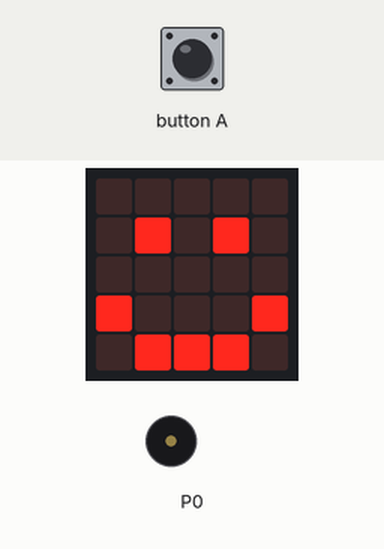
This program was run on a simulated BBC micro:bit (MakeCode). On the bench: the board's 5×5 LED display, buzzer (waves = sounding). The test bench sets the inputs (shaded band).

Above: at 1.8 s.
1.9 s: button A pressed for 0.15 s
At 2.3 s:
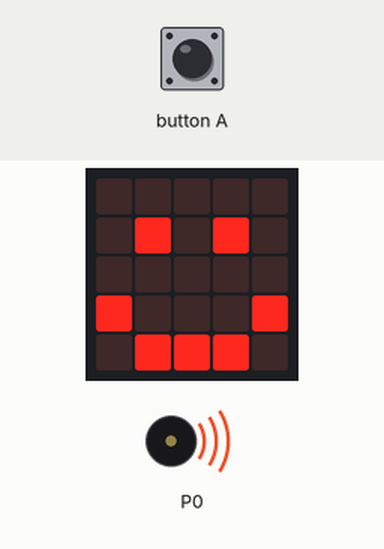
Timing chart, 0 to 8.6 s (numbered marks = the images above; inputs shaded):
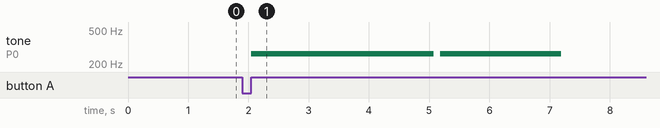

Measured:
- after the input at 1.9 s, tone on P0: silent → 262 Hz after 0.15 s, → silent 3.0 s later, → 262 Hz 0.11 s later, → silent 2.0 s later

The program:

main.ts
```typescript
input.onButtonPressed(Button.A, function () {
    music.play(music.tonePlayable(262, music.beat(BeatFraction.Whole)), music.PlaybackMode.UntilDone)
    music.play(music.tonePlayable(262, music.beat(BeatFraction.Whole)), music.PlaybackMode.UntilDone)
    music.play(music.tonePlayable(262, music.beat(BeatFraction.Whole)), music.PlaybackMode.UntilDone)
    music.play(music.tonePlayable(262, music.beat(BeatFraction.Whole)), music.PlaybackMode.UntilDone)
    music.play(music.tonePlayable(262, music.beat(BeatFraction.Whole)), music.PlaybackMode.UntilDone)
    music.play(music.tonePlayable(262, music.beat(BeatFraction.Whole)), music.PlaybackMode.UntilDone)
    basic.pause(100)
    music.play(music.tonePlayable(262, music.beat(BeatFraction.Whole)), music.PlaybackMode.UntilDone)
    music.play(music.tonePlayable(262, music.beat(BeatFraction.Whole)), music.PlaybackMode.UntilDone)
    music.play(music.tonePlayable(262, music.beat(BeatFraction.Whole)), music.PlaybackMode.UntilDone)
    music.play(music.tonePlayable(262, music.beat(BeatFraction.Whole)), music.PlaybackMode.UntilDone)
})
basic.showIcon(IconNames.Happy)
```

test.ts
```typescript
// testes vão aqui; isto não será compilado quando este pacote for usado como uma extensão.
```
